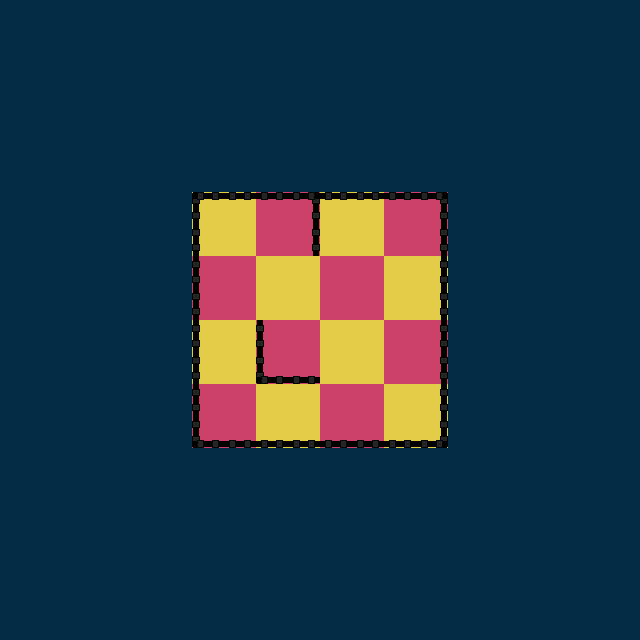

Below is a game level as drawn by its tile map, then a one-line description and the .tmx that defines it (tile-layer data replaced by summaries):
An orthogonal 10x10 tile map with 64x64 px tiles, 5 tile layers (ground, left, right, up, ...) and 2 objects (Player, Goal).

<map version="1.0" orientation="orthogonal" renderorder="right-down" width="10" height="10" tilewidth="64" tileheight="64" nextobjectid="28">
 <tileset firstgid="1" source="tileset_00.tsx" />
 <layer name="ground" width="10" height="10">
  <properties>
   <property name="tileset" value="tileset_00" />
   <property name="type" value="base" />
  </properties>
  <data>[100 cells, 100 non-empty, 3 distinct tile ids]</data>
 </layer>
 <layer name="left" width="10" height="10">
  <properties>
   <property name="edge" value="left" />
   <property name="tileset" value="tileset_00" />
   <property name="type" value="edges" />
  </properties>
  <data>[100 cells, 5 non-empty, 1 distinct tile ids]</data>
 </layer>
 <layer name="right" width="10" height="10">
  <properties>
   <property name="edge" value="right" />
   <property name="tileset" value="tileset_00" />
   <property name="type" value="edges" />
  </properties>
  <data>[100 cells, 5 non-empty, 1 distinct tile ids]</data>
 </layer>
 <layer name="up" width="10" height="10">
  <properties>
   <property name="edge" value="up" />
   <property name="tileset" value="tileset_00" />
   <property name="type" value="edges" />
  </properties>
  <data>[100 cells, 4 non-empty, 1 distinct tile ids]</data>
 </layer>
 <layer name="down" width="10" height="10">
  <properties>
   <property name="edge" value="down" />
   <property name="tileset" value="tileset_00" />
   <property name="type" value="edges" />
  </properties>
  <data>[100 cells, 5 non-empty, 1 distinct tile ids]</data>
 </layer>
 <objectgroup name="entities">
  <object id="13" name="Player" type="Player" x="400" y="400" width="32" height="32">
   <properties>
    <property name="facing" value="left" />
    <property name="gid" type="int" value="8" />
    <property name="speed" type="float" value="225" />
    <property name="type" value="player" />
   </properties>
   <ellipse />
  </object>
  <object id="14" name="Goal" type="Goal" x="352" y="336">
   <properties>
    <property name="type" value="goal" />
   </properties>
   <polygon points="0,0 -16,32 16,32" />
  </object>
 </objectgroup>
</map>
